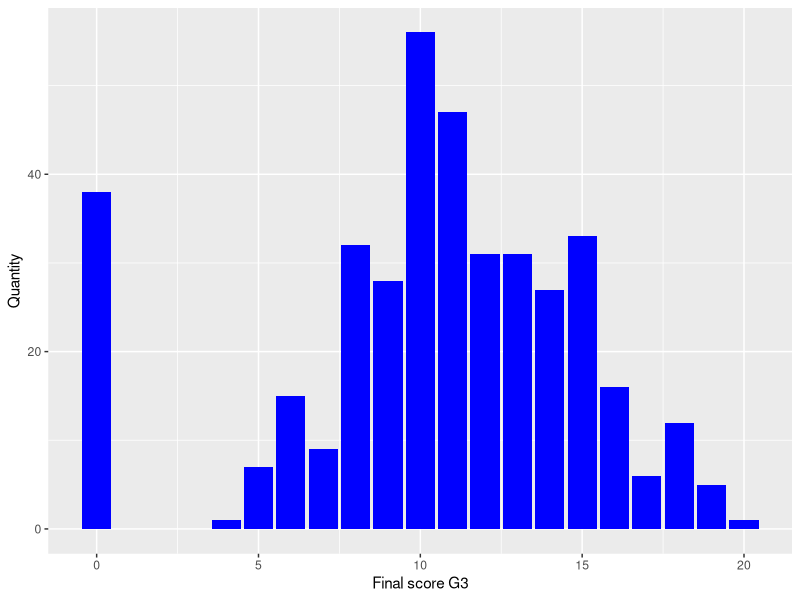
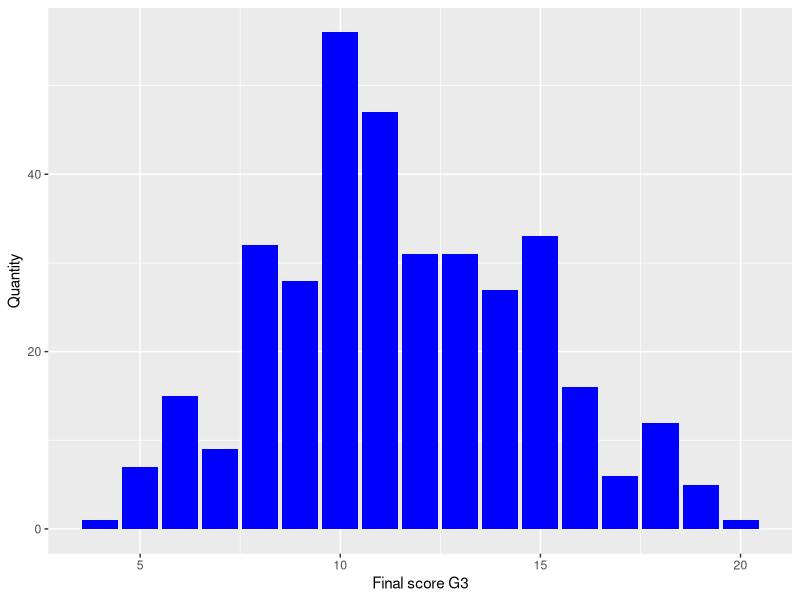
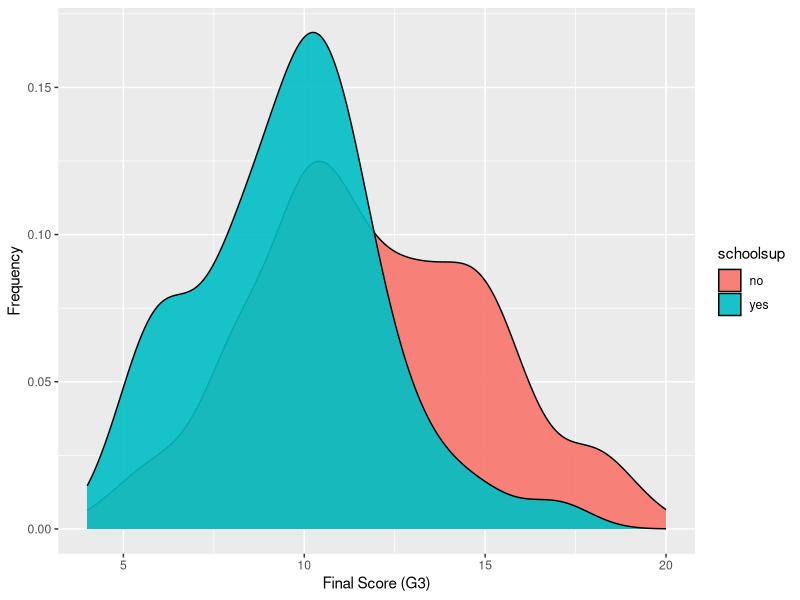
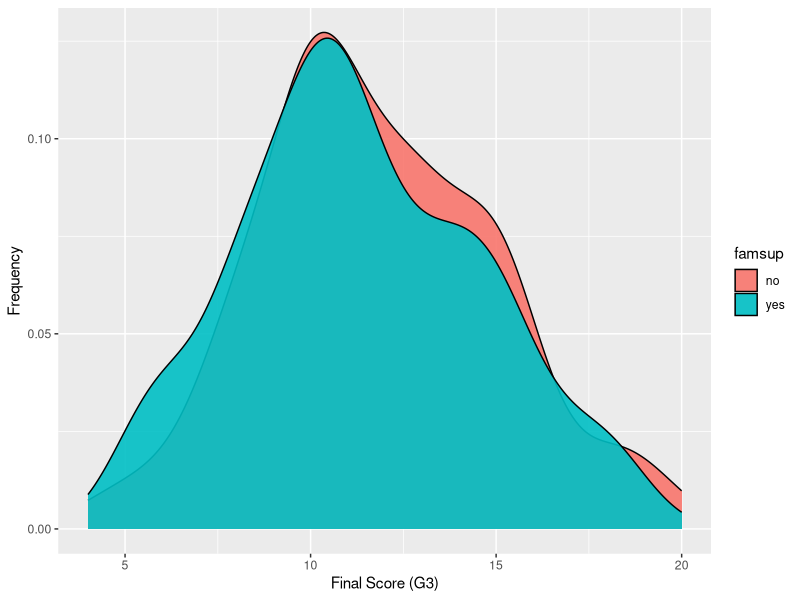

These figures' R source, in order:
#data importing and cleaning methods

f<-read.csv("student-mat.csv")
f$school=as.factor(f$school)
f$sex=as.factor(f$sex)
f$address=as.factor(f$address)
f$famsize=as.factor(f$famsize)
f$Pstatus=as.factor(f$Pstatus)
f$Mjob=as.factor(f$Mjob)
f$Fjob=as.factor(f$Fjob)
f$reason=as.factor(f$reason)
f$guardian=as.factor(f$guardian)
f$schoolsup=as.factor(f$schoolsup)
f$famsup=as.factor(f$famsup)
f$paid=as.factor(f$paid)
f$activities=as.factor(f$activities)
f$nursery=as.factor(f$nursery)
f$higher=as.factor(f$higher)
f$internet=as.factor(f$internet)
f$romantic=as.factor(f$romantic)
#print(f)

#plotting of some plots for comparison
#first is the bar plot

library(ggplot2)
a<-ggplot(f, aes(x =G3)) + geom_bar(fill="Blue") + labs(x="Final score G3",y="Quantity")
print(a)

#As there are some final score values with 0 score due to some reasons,
#to avoid decrease in accuracy we filtered them
#install.packages("dplyr")
library(dplyr)
f<-filter(f,G3!=0)
a<-ggplot(f, aes(x =G3)) + geom_bar(fill="Blue") + labs(x="Final score G3",y="Quantity")
print(a) #change in graph after filtering the values for 0 score
#print(f)



#now there are some graphs to compare important aspects for grade of person

#first is the support of school for their studies relation to their g3
d<-ggplot(f,aes(x=G3))+geom_density(aes(fill=schoolsup),alpha=.9)+  labs(y="Frequency",x="Final Score (G3)")
print(d)


#next is the support of family for their studies relation to their g3
e<-ggplot(f,aes(x=G3))+geom_density(aes(fill=famsup),alpha=.9)+labs(y="Frequency",x="Final Score (G3)")
print(e)


#splitting of data into training set and test set
#install.packages("caTools")
library(caTools)
set.seed(60)
split<-sample.split(f$G3,SplitRatio=0.8)
train_set<-subset(f,split ==TRUE)
test_set<-subset(f,split ==FALSE)

#First method-Multiple Linear Regression

#this is with all the variables 
l<-lm(G3~.,train_set)
s<-summary(l)
pred<-predict(l,test_set)
#print(pred)

#after the first regression variables with most significance are once again used in regression
l1<-lm(G3~studytime+failures+schoolsup+famsup+goout+absences,train_set)
s1<-summary(l1)
pred1<-predict(l1,test_set)
#print(pred1)



#install.packages("forecast")
library(forecast)

acc<-accuracy(pred1,test_set$G3)
#print(acc)



#second is the support vector regression
#install.packages("e1071")
library(e1071)
l2<-svm(G3~studytime+failures+schoolsup+famsup+health+absences+goout,train_set,type='nu-regression')
s2<-summary(l2)
pred2<-predict(l2,test_set)
print(pred2)


acc1<-accuracy(pred2,test_set$G3)
print(acc1)


#Third is the Decision Tree regression
#install.packages("rpart")
library(rpart)
l3<-rpart(G3~studytime+failures+schoolsup+famsup+health+absences+goout,train_set)
pred3<-predict(l3,test_set)
print(pred3)


acc2<-accuracy(pred3,test_set$G3)
print(acc2)


#Third is the Random Forest regression
#install.packages("randomForest")
library(randomForest)
l4<-randomForest(G3~studytime+failures+schoolsup+famsup+health+absences+goout,train_set)

pred4<-predict(l4,test_set)
print(pred4)

acc3<-accuracy(pred4,test_set$G3)
print(acc3)
